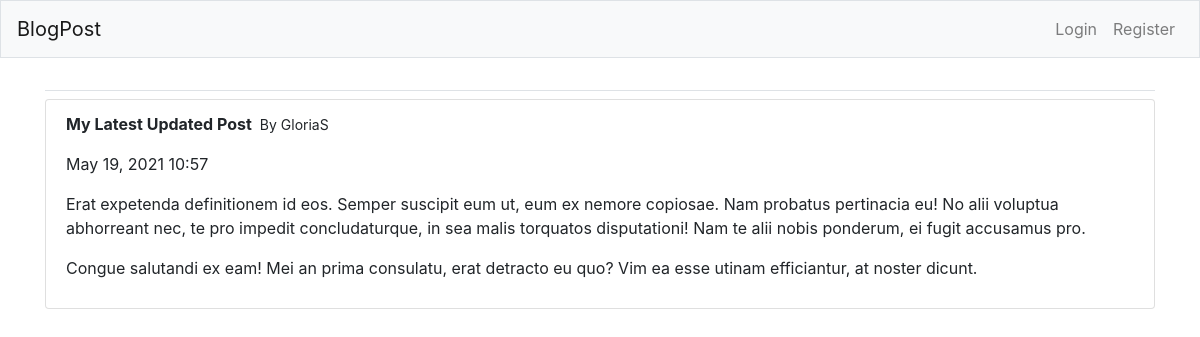
The page /blog/62/ on the database its author committed.
### BlogPost/models.py (models this page shows)
class BlogPost(models.Model):
    title = models.CharField(max_length=50)
    text = models.TextField()
    date_added = models.DateTimeField(auto_now_add=True)
    owner = models.ForeignKey(User, on_delete=models.CASCADE)
    def __str__(self):
        return self.title

### BlogPost/views.py (the view)
# urls.py: path('blog/<int:pk>/', views.BlogDetail.as_view(), name='blog_detail'),
class BlogDetail(DetailView):
    model = BlogPost
    template_name = 'BlogPost/blog_detail.html'
    context_object_name = 'post'

### BlogPost/templates/BlogPost/blog_detail.html (shortened to what this page needs)
{% extends "BlogPost/base.html" %}
{% block content %}
    <ul class="list-group ">
        <li class="list-group-item">
            <p><b>{{ post }}</b><small class="ml-2">By {{ post.owner }}</small></p>
            <p>{{ post.date_added|date:'M d, Y H:i' }}</p>
            <p>{{ post.text|linebreaks }}</p>
        </li>
    </ul>
{% endblock content %}

### rows shown on the page
BlogPost: title "My Latest Updated Post", owner "GloriaS", date_added "May 19, 2021 10:57", text "Erat expetenda definitionem id eos. Semper suscipit eum ut, eum ex nemore copiosae. Nam probatus pertinacia eu! No alii voluptua abhorreant nec, te pro impedit concludaturque, in sea malis torquatos disputationi! Nam te alii nobis ponderum, ei fugit accusamus pro. Congue salutandi ex eam! Mei an prima consulatu, erat detracto eu quo? Vim ea esse utinam efficiantur, at noster dicunt."
